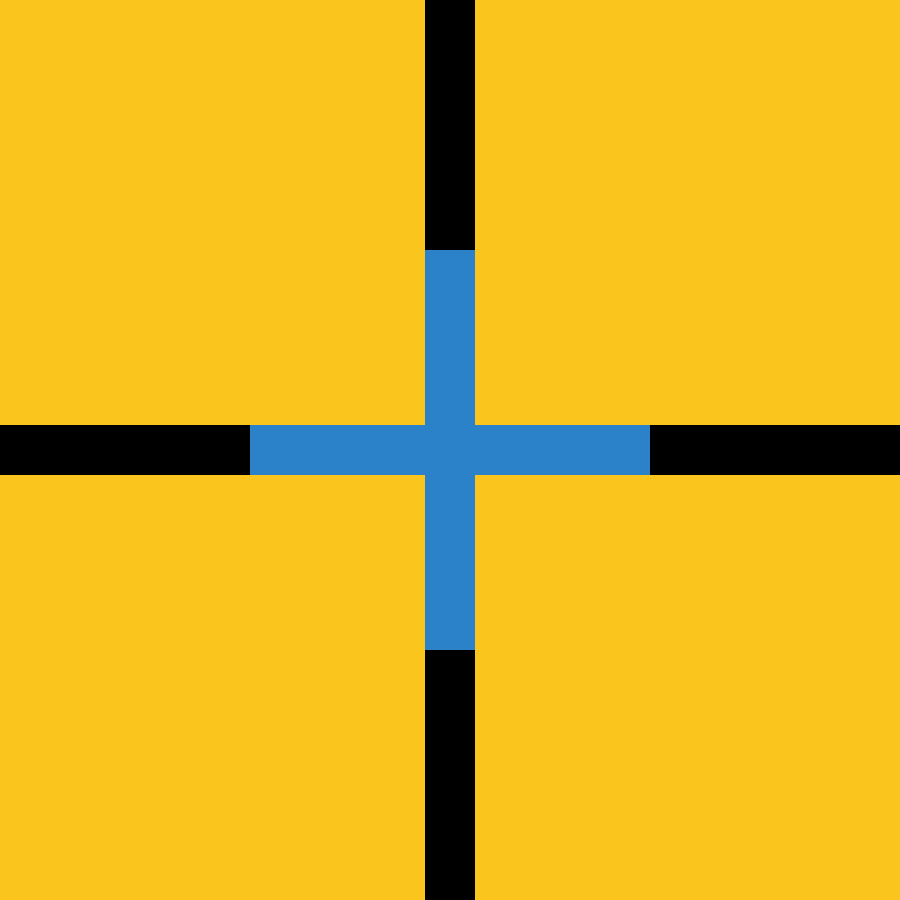
Frame 1 (no input)
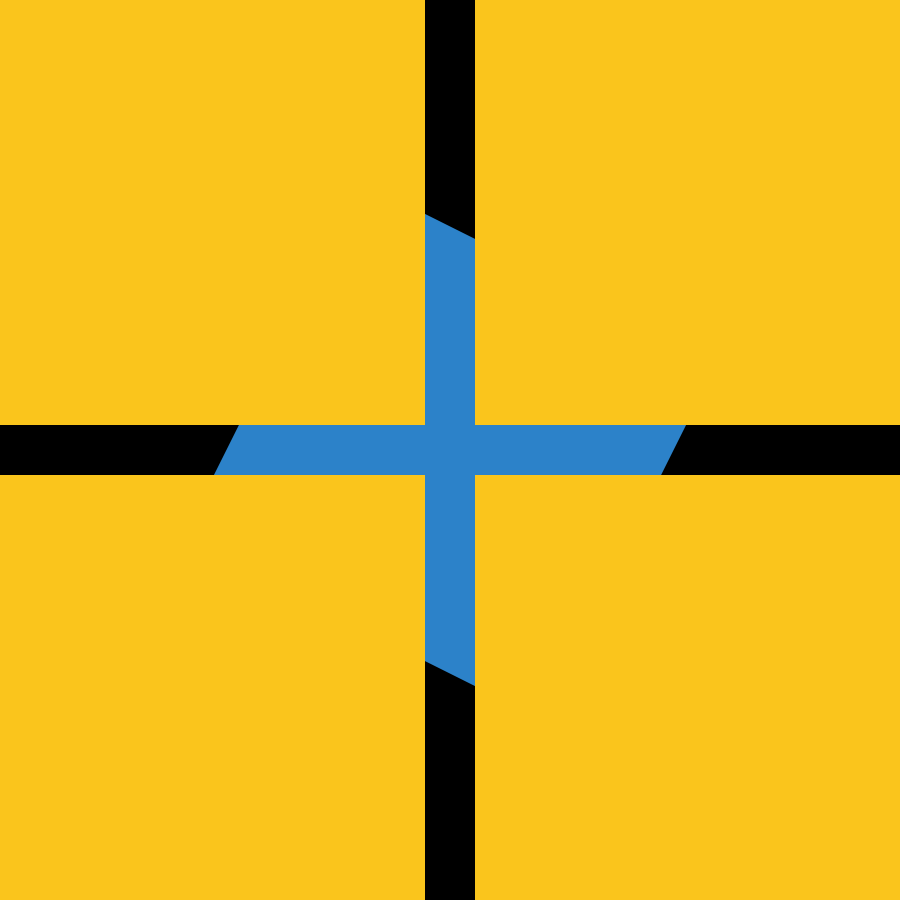
Frame 60 (the mouse pressed at the canvas centre just before this capture)
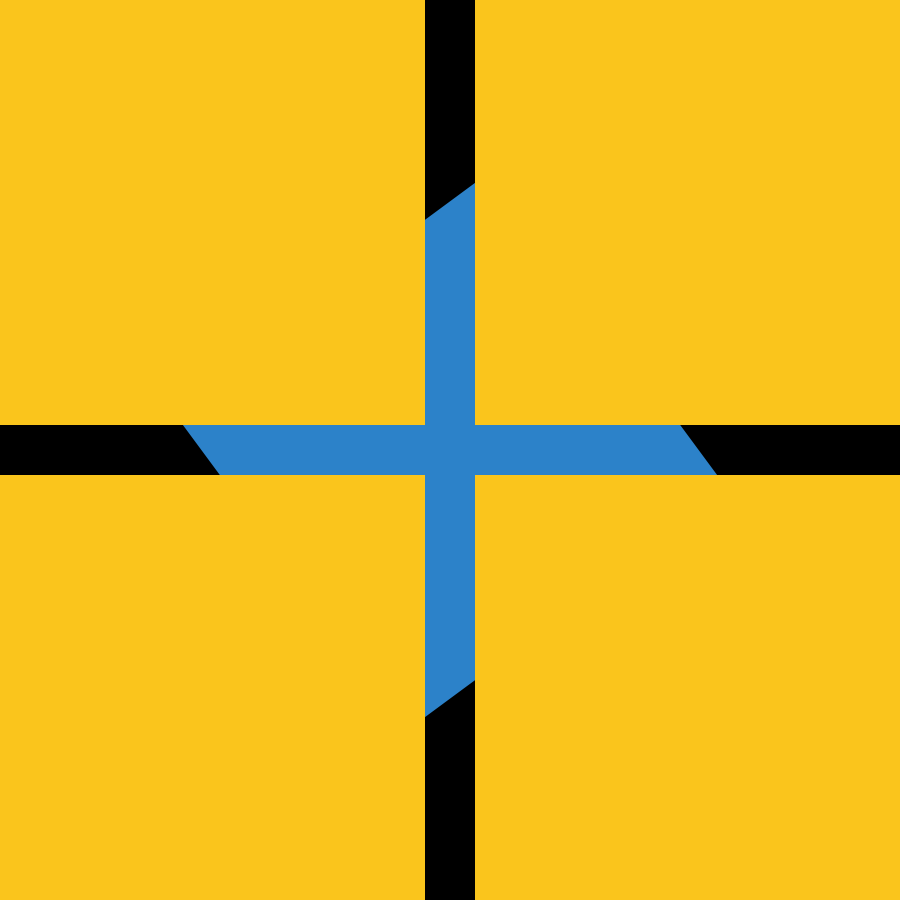
Frame 120 (the mouse held since frame 60 and released just before this capture)

The Processing sketch that drew these frames (run headless with seeded random() and noise(); from frame 60 on, the mouse is pressed at the canvas centre):

// Processing sketch: rotate_square_motion
// ── rotate_square_motion.pde
void setup(){
  size(900, 900);
}
int i = 0;
void draw() {
  noStroke();
  background(0);
  pushMatrix();
  translate(width/2, height/2);
  rotate(PI/400 * i);
  fill(#2C82C9);
  rect(-200, -200, 400, 400);
  i++;
    i%=800;
  delay(20);
  popMatrix();
  fill(#FAC51C);
  rect(0, 0, 425, 425);
  rect(475, 475, 425, 425);
  rect(475, 0, 425, 425);
  rect(0, 475, 425, 425);
}
